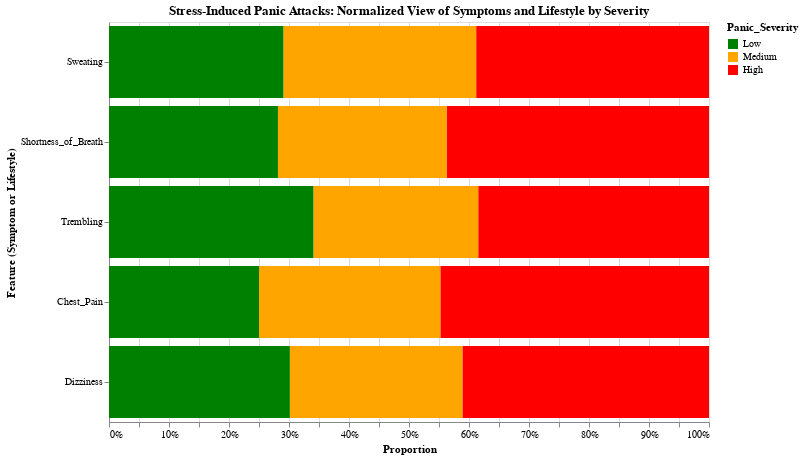

This figure's notebook cell:
### Markdown cell above
# Potential Improvement: Stacked bar chart

### Code cell
chart_proportion = alt.Chart(combined_df).mark_bar().encode(
    y=alt.Y("Label:N", title="Feature (Symptom or Lifestyle)", sort='-x'),
    x=alt.X("count():Q", stack="normalize", title="Proportion"),
    color=alt.Color("Panic_Severity:N", scale=alt.Scale(
        domain=["Low", "Medium", "High"],
        range=["green", "orange", "red"]
    )),
    tooltip=["Category", "Value", "Panic_Severity", "count()"]
).add_params(
    type_selector
).transform_filter(
    alt.datum.Type == type_selector
).properties(
    title="Stress-Induced Panic Attacks: Normalized View of Symptoms and Lifestyle by Severity",
    width=600,
    height=400
)
chart_proportion

### Figure 1 — Vega-Lite specification as saved in the notebook (floating-point values rounded to 4 significant figures; data arrays with more than 128 entries replaced by an {"elided": "..."} marker saying what was removed)
{"config": {"view": {"continuousWidth": 300, "continuousHeight": 300}}, "data": {"name": "data-444ba294014c67158191712d20ee675a"}, "mark": {"type": "bar"}, "encoding": {"color": {"field": "Panic_Severity", "scale": {"domain": ["Low", "Medium", "High"], "range": ["green", "orange", "red"]}, "type": "nominal"}, "tooltip": [{"field": "Category", "type": "nominal"}, {"field": "Value", "type": "nominal"}, {"field": "Panic_Severity", "type": "nominal"}, {"aggregate": "count", "type": "quantitative"}], "x": {"aggregate": "count", "stack": "normalize", "title": "Proportion", "type": "quantitative"}, "y": {"field": "Label", "sort": "-x", "title": "Feature (Symptom or Lifestyle)", "type": "nominal"}}, "height": 400, "params": [{"name": "TypeSelector", "bind": {"input": "radio", "options": ["Symptom", "Lifestyle"], "name": "View:"}, "value": "Symptom"}], "title": "Stress-Induced Panic Attacks: Normalized View of Symptoms and Lifestyle by Severity", "transform": [{"filter": "(datum.Type === TypeSelector)"}], "width": 600, "$schema": "https://vega.github.io/schema/vega-lite/v5.20.1.json", "datasets": {"data-444ba294014c67158191712d20ee675a": {"elided": "981 records"}}}
